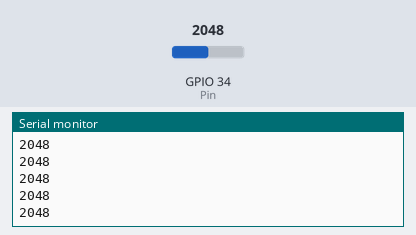
A sketch run on a simulated ESP32. Shown: the last lines printed to the serial monitor. Inputs (shaded band) come from the test bench; at power-on: GPIO 34 (Pin) = 2048.

Above: at 2.2 s.
2.3 s: GPIO 34 (Pin) set to 2866
At 2.31 s:
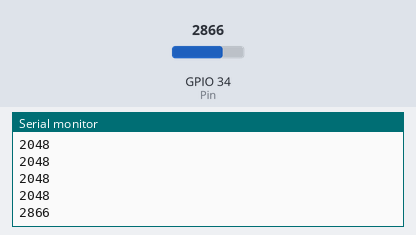
3.8 s: GPIO 34 (Pin) set to 3603
At 3.81 s:
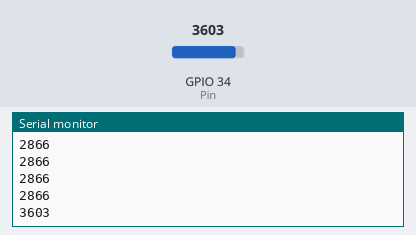
Timing chart, 0 to 6.8 s (numbered marks = the images above; inputs shaded):
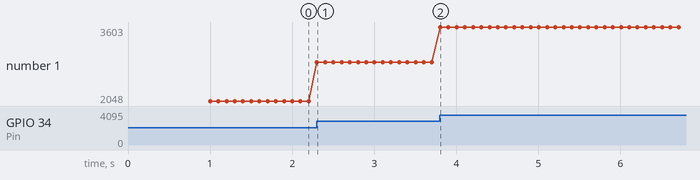

The sketch:

RC_ADC_Data.ino
```cpp
int Pin = 34;
int RCValue =0;

void setup(void) {
  pinMode(Pin, INPUT);
  Serial.begin(115200);
   delay(1000);
}
void loop(void) {
  // read the input on analog pin 34:
  RCValue = analogRead(Pin);
//  Serial.print("RCValue:");
  Serial.println(RCValue);
  delay(100);
}
```

Measured:
- after the input at 2.3 s, the serial monitor: prints a new line at once (image 1)
- after the input at 3.8 s, the serial monitor: prints a new line at once (image 2)
- plotted number 1: 2048 → 2866 after the input at 2.3 s, 2866 → 3603 after the input at 3.8 s
